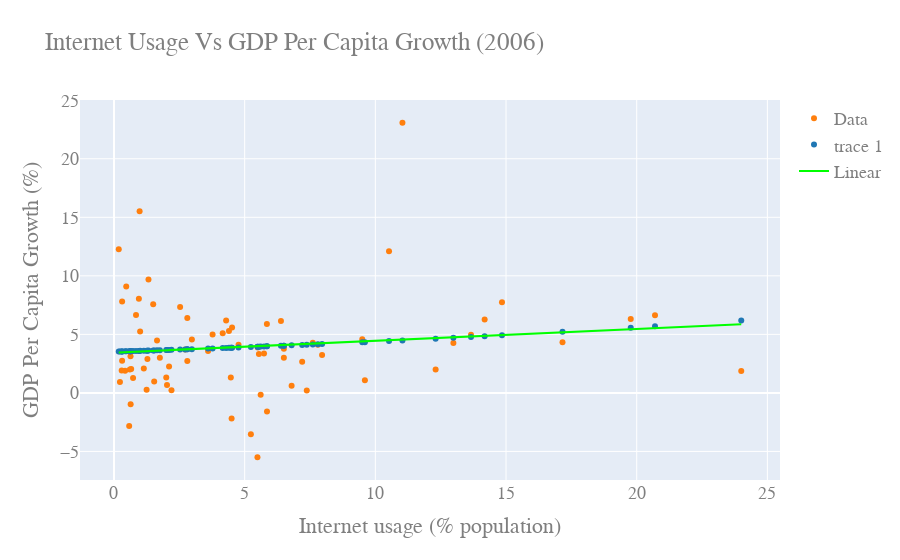

This figure's notebook cell:
### Code cell
slopeGDP_PC_G06, interceptGDP_PC_G06, r_valueGDP_PC_G06, p_valueGDP_PC_G06, std_errGDP_PC_G06 = stats.linregress(IU06,GDP_PC_G06)
lineGDP_PC_G06 = slopeGDP_PC_G06*IU06+interceptGDP_PC_G06


#use 3rd order due to up curve at IU-0
#p1 = np.polyfit(IU06,GDP_PC_G06,3)

p8 = np.polyfit(IU06,GDP_PC_G06,2)

yfit8 = p8[0]*IU06**2+p8[1]*IU06**1+p8[2]



yresid8 = GDP_PC_G06 - yfit8

SSresid8 = sum(pow(yresid6,2))

SStotal8 = len(GDP_PC_G06)*statistics.variance(GDP_PC_G06)

rsq8 = 1 - SSresid6/SStotal6

y8resid = GDP_PC_G06 - lineGDP_PC_G06


SS8resid = sum(pow(y8resid,2))

SS8total = len(GDP_PC_G06)*statistics.variance(GDP_PC_G06)

rsq_8 = 1 - SS8resid/SS8total

print("R^2 value for linear fit: " +str(rsq_8))
#print("Model Coefficients: "+str(slopeGDP_PC_G06)+" , "+str(interceptGDP_PC_G06))
print("Model Coefficients: ["+str(slopeGDP_PC_G06)+","+str(interceptGDP_PC_G06)+"]")
print("Correlation coefficient: "+str(np.corrcoef(IU06,GDP_PC_G06)[0][1]))

print("R^2 value for fit: " +str(rsq8))
#print("Model Coefficients: ["+str(slopeGDP_PC_G06)+" , "+str(interceptGDP_PC_G06)+"]")
print("Model Coefficients: "+str(p8))
print("Correlation coefficient: "+str(np.corrcoef(IU06,GDP_PC_G06)[0][1]))





figGDP_PC_G06 = go.Figure()

figGDP_PC_G06.add_trace(go.Scatter(
    x= IU06,
    y= GDP_PC_G06,
    mode='markers',      # this sets its legend entry
    marker=go.Marker(color='rgb(255, 127, 14)'),
    name="Data",
    text=Country_Name,
    textposition="top center"
))

figGDP_PC_G06.add_trace(go.Scatter(
    x=IU06,
    #y=lineGDP_PC_G06,
    y=np.polyval(p8,IU06),
    mode='markers',
    marker=go.Marker(color='rgb(31, 119, 180)'),
    #name="y=" +str(1.02449924)+"x^2-"+str(34.18513794)+"x"+str(273.79980863)
))

figGDP_PC_G06.add_trace(go.Scatter(
    x=IU06,
    y=lineGDP_PC_G06,
    #y=np.polyval(p1,IU06),
    mode='lines',
    marker=go.Marker(color='rgb(0, 255, 0)'),
    name="Linear"
))

figGDP_PC_G06.update_layout(
    title="Internet Usage Vs GDP Per Capita Growth (2006)",
    xaxis_title="Internet usage (% population)",
    yaxis_title="GDP Per Capita Growth (%)",
    font=dict(
        family="Courier New, monospace",
        size=18,
        color="#7f7f7f"
    )
)

figGDP_PC_G06.show()

### Figure 1 — Plotly figure (JSON) as saved in the notebook; plotly's stock layout.template omitted (floating-point values rounded to 4 significant figures)
{"data": [{"marker": {"color": "rgb(255, 127, 14)"}, "mode": "markers", "name": "Data", "text": ["Afghanistan", "Algeria", "Angola", "Bangladesh", "Belize", "Benin", "Bhutan", "Botswana", "Burkina Faso", "Burundi", "Cambodia", "Cameroon", "Central African Republic", "Chad", "China", "Comoros", "Dominican Republic", "Ecuador", "Egypt", "El Salvador", "Equatorial Guinea", "Ethiopia", "Fiji", "Gabon", "Gambia", "Ghana", "Guatemala", "Guinea", "Haiti", "Honduras", "India", "Indonesia", "Iraq", "Kenya", "Kiribati", "Kyrgyzstan", "Lesotho", "Madagascar", "Malawi", "Maldives", "Mali", "Mauritania", "Morocco", "Mozambique", "Myanmar", "Namibia", "Nepal", "Nicaragua", "Niger", "Nigeria", "Pakistan", "Papua New Guinea", "Paraguay", "Peru", "Philippines", "Samoa", "Sao Tome and Principe", "Senegal", "Sierra Leone", "Solomon Islands", "South Africa", "Suriname", "Tajikistan", "Thailand", "Togo", "Tonga", "Tunisia", "Turkmenistan", "Uganda", "Uzbekistan", "Vanuatu", "Yemen", "Zambia"], "textposition": "top center", "type": "scatter", "x": [2.107, 7.376, 1.5, 1, 24, 1.538, 4.518, 4.29, 0.6327, 0.6576, 0.4684, 2.029, 0.3112, 0.581, 10.52, 2.2, 14.84, 7.2, 13.66, 5.5, 1.279, 0.3106, 9.6, 5.489, 5.238, 2.723, 6.5, 0.6375, 6.796, 7.8, 2.805, 4.765, 0.9523, 3.6, 4.5, 12.31, 2.98, 0.6076, 0.4251, 11.04, 0.7296, 0.9797, 19.77, 0.843, 0.182, 4.399, 1.141, 2.806, 0.294, 5.545, 6.5, 1.754, 7.962, 20.7, 5.741, 4.469, 14.18, 5.612, 0.2277, 1.646, 7.607, 9.5, 3.772, 17.16, 2, 5.854, 12.99, 1.32, 2.529, 6.388, 5.851, 1.248, 4.16], "y": [2.253, 0.2148, 7.582, 5.245, 1.879, 0.9783, 5.588, 6.19, 3.124, 2.047, 9.092, 0.6744, 2.744, -2.821, 12.09, 0.2221, 7.736, 2.669, 4.967, 3.875, 2.905, 7.809, 1.082, -5.498, -3.536, 3.716, 3.012, -0.9706, 0.6134, 4.12, 6.403, 4.108, 8.048, 3.576, -2.187, 2.0, 4.554, 1.999, 1.894, 23.08, 1.271, 15.52, 6.322, 6.652, 12.27, 5.281, 2.087, 2.734, 1.914, 3.326, 3.77, 3.0, 3.228, 6.626, 3.372, 1.321, 6.275, -0.1683, 0.941, 4.466, 4.278, 4.573, 4.988, 4.336, 1.322, -1.593, 4.27, 9.694, 7.346, 6.148, 5.891, 0.2767, 5.092]}, {"marker": {"color": "rgb(31, 119, 180)"}, "mode": "markers", "type": "scatter", "x": [2.107, 7.376, 1.5, 1, 24, 1.538, 4.518, 4.29, 0.6327, 0.6576, 0.4684, 2.029, 0.3112, 0.581, 10.52, 2.2, 14.84, 7.2, 13.66, 5.5, 1.279, 0.3106, 9.6, 5.489, 5.238, 2.723, 6.5, 0.6375, 6.796, 7.8, 2.805, 4.765, 0.9523, 3.6, 4.5, 12.31, 2.98, 0.6076, 0.4251, 11.04, 0.7296, 0.9797, 19.77, 0.843, 0.182, 4.399, 1.141, 2.806, 0.294, 5.545, 6.5, 1.754, 7.962, 20.7, 5.741, 4.469, 14.18, 5.612, 0.2277, 1.646, 7.607, 9.5, 3.772, 17.16, 2, 5.854, 12.99, 1.32, 2.529, 6.388, 5.851, 1.248, 4.16], "y": [3.67, 4.114, 3.626, 3.59, 6.194, 3.629, 3.861, 3.842, 3.565, 3.566, 3.553, 3.665, 3.543, 3.561, 4.429, 3.677, 4.921, 4.098, 4.779, 3.944, 3.61, 3.543, 4.333, 3.943, 3.922, 3.717, 4.033, 3.565, 4.06, 4.154, 3.723, 3.881, 3.587, 3.786, 3.859, 4.623, 3.737, 3.563, 3.55, 4.484, 3.571, 3.589, 5.567, 3.579, 3.534, 3.851, 3.6, 3.723, 3.542, 3.948, 4.033, 3.644, 4.17, 5.699, 3.965, 3.856, 4.841, 3.954, 3.537, 3.636, 4.136, 4.322, 3.799, 5.213, 3.662, 3.975, 4.701, 3.613, 3.702, 4.023, 3.975, 3.608, 3.831]}, {"marker": {"color": "rgb(0, 255, 0)"}, "mode": "lines", "name": "Linear", "type": "scatter", "x": [2.107, 7.376, 1.5, 1, 24, 1.538, 4.518, 4.29, 0.6327, 0.6576, 0.4684, 2.029, 0.3112, 0.581, 10.52, 2.2, 14.84, 7.2, 13.66, 5.5, 1.279, 0.3106, 9.6, 5.489, 5.238, 2.723, 6.5, 0.6375, 6.796, 7.8, 2.805, 4.765, 0.9523, 3.6, 4.5, 12.31, 2.98, 0.6076, 0.4251, 11.04, 0.7296, 0.9797, 19.77, 0.843, 0.182, 4.399, 1.141, 2.806, 0.294, 5.545, 6.5, 1.754, 7.962, 20.7, 5.741, 4.469, 14.18, 5.612, 0.2277, 1.646, 7.607, 9.5, 3.772, 17.16, 2, 5.854, 12.99, 1.32, 2.529, 6.388, 5.851, 1.248, 4.16], "y": [3.656, 4.19, 3.594, 3.544, 5.874, 3.598, 3.9, 3.877, 3.506, 3.509, 3.49, 3.648, 3.474, 3.501, 4.508, 3.665, 4.946, 4.172, 4.826, 3.999, 3.572, 3.474, 4.415, 3.998, 3.973, 3.718, 4.101, 3.507, 4.131, 4.233, 3.726, 3.925, 3.539, 3.807, 3.898, 4.689, 3.744, 3.504, 3.485, 4.56, 3.516, 3.542, 5.445, 3.528, 3.461, 3.888, 3.558, 3.727, 3.472, 4.004, 4.101, 3.62, 4.249, 5.539, 4.024, 3.895, 4.879, 4.011, 3.465, 3.609, 4.213, 4.405, 3.824, 5.181, 3.645, 4.035, 4.758, 3.576, 3.699, 4.089, 4.035, 3.569, 3.864]}], "layout": {"font": {"color": "#7f7f7f", "family": "Courier New, monospace", "size": 18}, "title": {"text": "Internet Usage Vs GDP Per Capita Growth (2006)"}, "xaxis": {"title": {"text": "Internet usage (% population)"}}, "yaxis": {"title": {"text": "GDP Per Capita Growth (%)"}}}}
